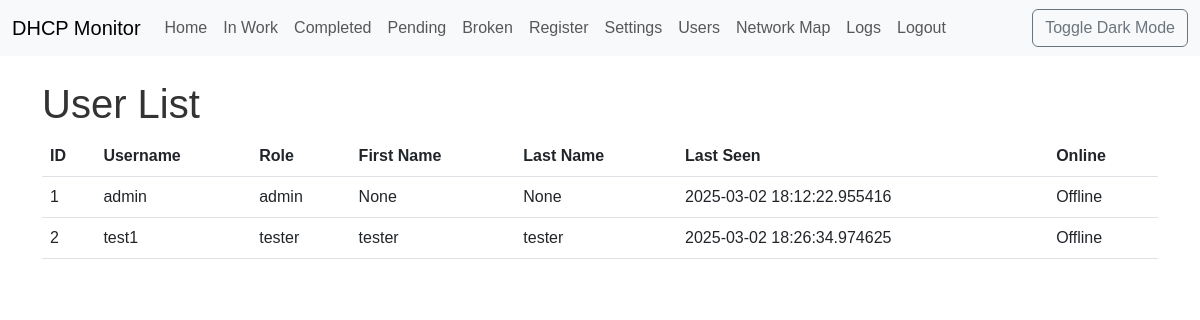
The page /users (signed in) on the database as committed earlier.
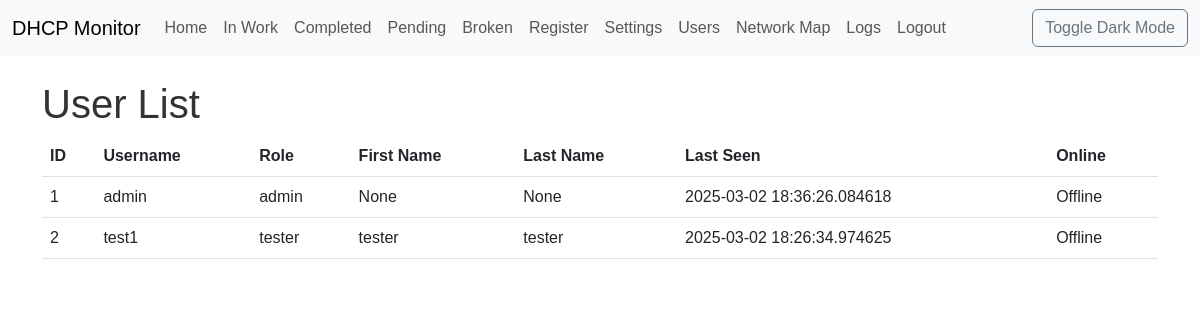
The same page on the database as committed later.
### app/models.py (models this page shows, shortened)
class User(UserMixin, db.Model):
    __tablename__ = 'users'
    id = db.Column(db.Integer, primary_key=True)
    username = db.Column(db.String(64), unique=True, index=True, nullable=False)
    password_hash = db.Column(db.String(128), nullable=False)
    role = db.Column(db.String(64), nullable=False, default='tester')  # 'admin', 'tester'
    first_name = db.Column(db.String(64))
    last_name = db.Column(db.String(64))
    last_seen = db.Column(db.DateTime, default=datetime.utcnow)
    leases = db.relationship('Lease', backref='taken_user', lazy='dynamic', foreign_keys='Lease.taken_by_id')
    groups = db.relationship('Group', secondary=user_groups, lazy='subquery',
                            backref=db.backref('users', lazy=True)) # Связь с группами
    journal_entries = db.relationship('Journal', back_populates='user', lazy='dynamic')
    def is_online(self):
        if self.last_seen is None:
            return False
        return self.last_seen > datetime.utcnow() - timedelta(minutes=5)

### app/users.py (the view)
@users.route('/users')
@login_required
def user_list():
    if current_user.role != 'admin':
        flash('You do not have permission to access this page.', 'danger')
        return redirect(url_for('main.index'))
    users = User.query.all()
    return render_template('users/user_list.html', users=users)

### app/models.py (called while the page is built)
@login_manager.user_loader
def load_user(user_id):
    return User.query.get(int(user_id))

### app/templates/users/user_list.html
{% extends "base.html" %}
{% block content %}
    <h1>User List</h1>
    <table class="table">
        <thead>
            <tr>
                <th>ID</th>
                <th>Username</th>
                <th>Role</th>
                <th>First Name</th>
                <th>Last Name</th>
                <th>Last Seen</th>
                <th>Online</th>
            </tr>
        </thead>
        <tbody>
            {% for user in users %}
                <tr>
                    <td>{{ user.id }}</td>
                    <td>{{ user.username }}</td>
                    <td>{{ user.role }}</td>
                    <td>{{ user.first_name }}</td>
                    <td>{{ user.last_name }}</td>
                    <td>{{ user.last_seen }}</td>
                     <td>{{ "Online" if user.is_online() else "Offline" }}</td>
                </tr>
            {% endfor %}
        </tbody>
    </table>
{% endblock %}

Rows that differ between the two databases and show on the page:
changed User "admin": last_seen "2025-03-02 18:12:22.955416" → "2025-03-02 18:36:26.084618"
